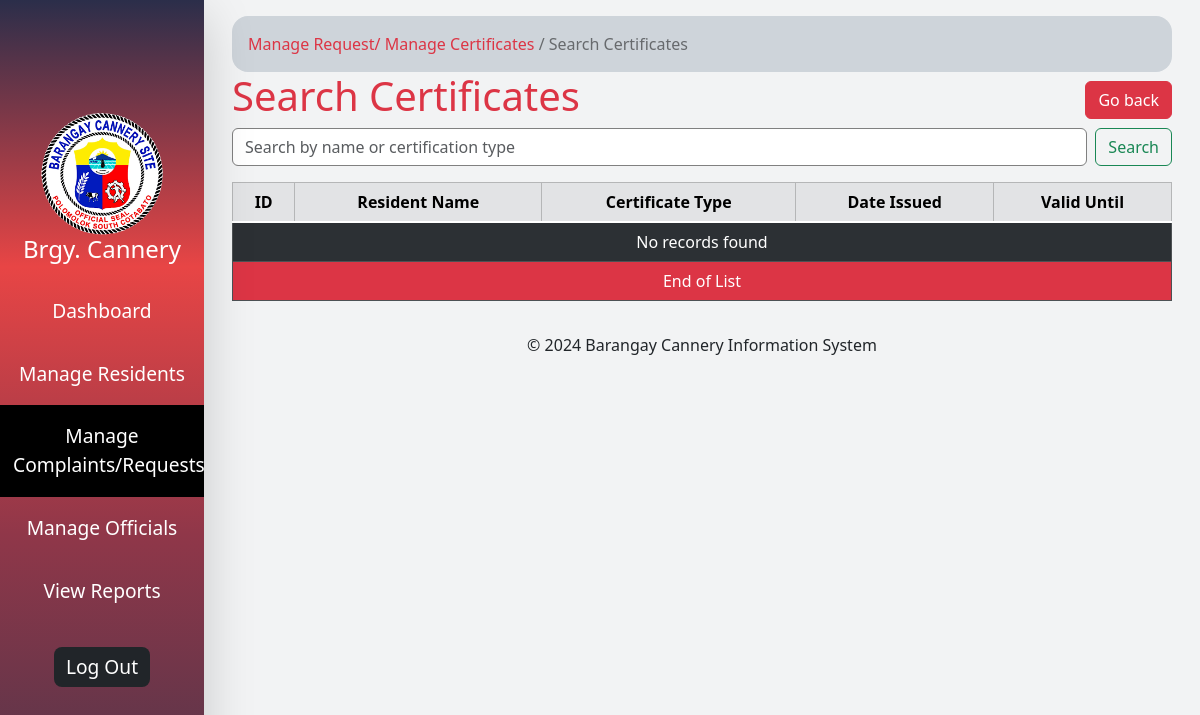
/search_certificates.php (signed in), run on an earlier commit of the app's database.
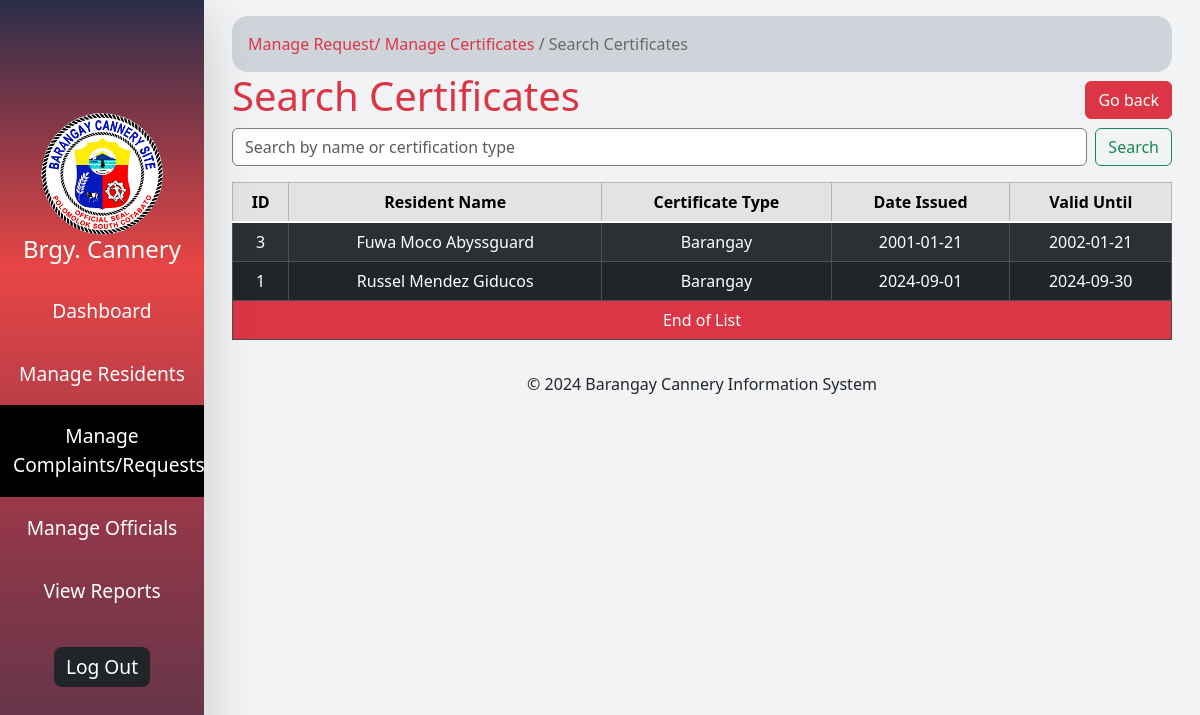
And on a later commit of the database.
### tables this page shows
CREATE TABLE `certificates` (
  `id` int(11) NOT NULL,
  `resident_name` varchar(100) NOT NULL,
  `certificate_type` varchar(100) NOT NULL,
  `date_issued` date NOT NULL,
  `valid_until` date NOT NULL
);

### search_certificates.php (the view, shortened to what this page needs)
<?php require "includes/connection.php";
if ($_SERVER["REQUEST_METHOD"] == "GET") {
  if (isset($_GET['search']) && strlen($_GET['search']) > 0) {
    $search_query = filter_input(INPUT_GET, "search", FILTER_SANITIZE_SPECIAL_CHARS);
    $sql = "SELECT * FROM certificates WHERE resident_name LIKE '%$search_query%' OR certificate_type LIKE '%$search_query%'";
    $result = $conn->query($sql);
  } else {
    $sql = "SELECT * FROM certificates ORDER BY resident_name ASC";
    $result = $conn->query($sql);
  }
}
?>
<!DOCTYPE html>
<html lang="en">
<head>
</head>
<body class="d-flex">
  <?php include "includes/sidebar.php" ?>
  <div class="min-vh-100 p-3" style="width: 83%">
    <div class="container-fluid">
      <div id="directory_link" class="p-3 rounded-4 bg-dark-subtle ">
        <a href="manage_com.php" class="text-danger text-decoration-none">Manage Request/</a>
        <a href="manage_certificates.php" class="text-danger text-decoration-none">Manage Certificates</a>
        <a href="search_certificates.php" class="text-decoration-none text-black-50">/ Search Certificates</a>
      </div>
      <div class="d-flex align-items-center justify-content-between">
        <h1 class="text-danger">Search Certificates</h1>
        <a href="manage_certificates.php" class="btn btn-danger">Go back</a>
      </div>
      <form class="d-flex gap-2" action="<?php echo htmlspecialchars($_SERVER['PHP_SELF']) ?>" method="GET">
        <input class="form-control" name="search" id="search" type="text" placeholder="Search by name or certification type" style="border: 1px solid gray" />
        <button class="btn btn-outline-success">
          Search
        </button>
      </form>
      <div class="table-responsive  my-3" id="main-table">
        <div class="table-responsive w-100  ">
          <table class="table table-dark table-striped table-hover table-bordered text-center align-middle">
            <thead class="table-secondary">
              <tr>
                <th class="text-nowrap">ID</th>
                <th class="text-nowrap">Resident Name</th>
                <th class="text-nowrap">Certificate Type</th>
                <th class="text-nowrap">Date Issued</th>
                <th class="text-nowrap">Valid Until</th>
              </tr>
            </thead>
            <tbody class="table-group-divider">
              <?php
              if ($result->num_rows > 0) {
                while ($row = $result->fetch_assoc()) {
                  echo '<tr class="h-100">';
                  echo "<td> {$row['id']} </td>";
                  echo "<td> {$row['resident_name']} </td>";
                  echo "<td> {$row['certificate_type']} </td>";
                  echo "<td> {$row['date_issued']} </td>";
                  echo "<td> {$row['valid_until']} </td>";
                  echo "</tr>";
                }
              } else {
                echo "<tr><td colspan = '5'> No records found </td></tr>";
              }
              ?>
            </tbody>
            <tfoot>
              <tr>
                <td colspan="5" class="text-bg-danger">End of List</td>
              </tr>
            </tfoot>
          </table>
        </div>
      </div>
    </div>
    <div class="text-center">
      <p>&copy; 2024 Barangay Cannery Information System</p>
    </div>
  </div>
</body>
</html>

What changed in the data, as far as the page shows it:
added certificates: id "3", resident_name "Fuwa Moco Abyssguard", certificate_type "Barangay", date_issued "2001-01-21", valid_until "2002-01-21"
added certificates: id "1", resident_name "Russel Mendez Giducos", certificate_type "Barangay", date_issued "2024-09-01", valid_until "2024-09-30"
Also different on the page:
text no longer shown: "No records found"
